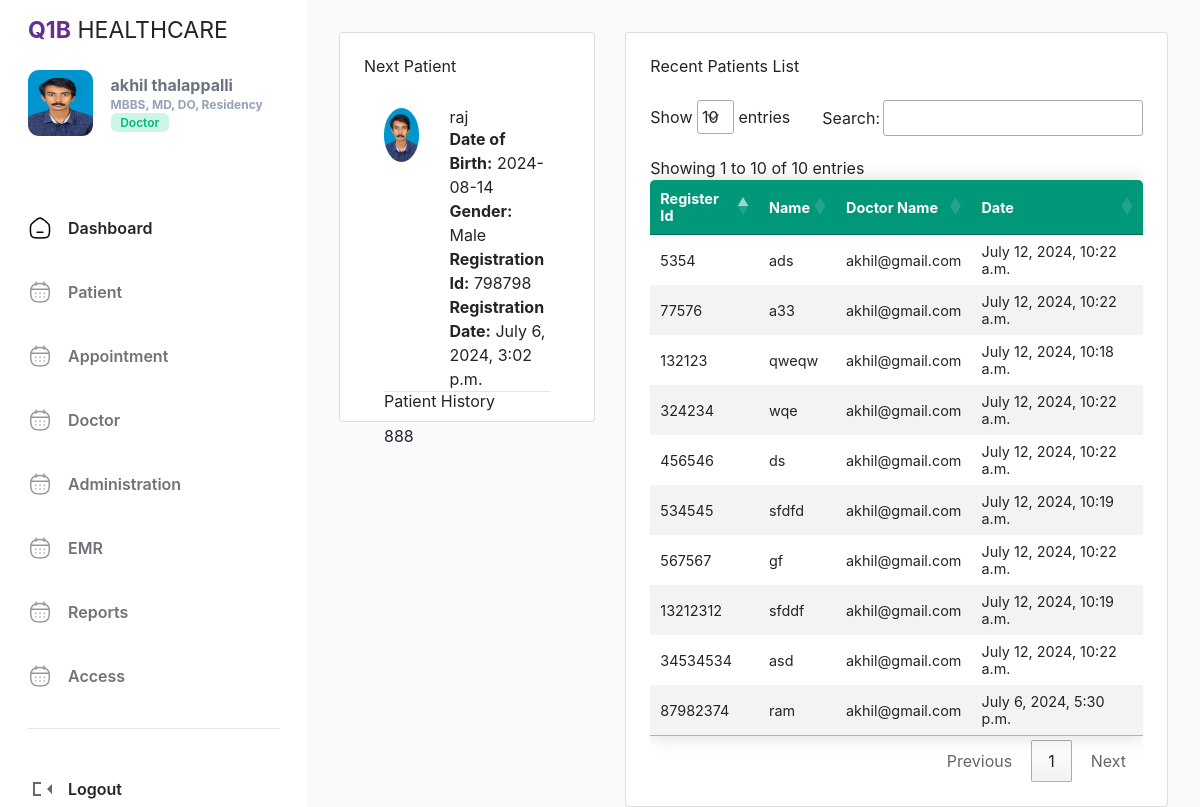
/doctorappointment (signed in), run on the app's committed database.
### q1bapp/models.py (models this page shows, shortened)
class User(AbstractUser):
    USERNAME_FIELD = 'email'
    REQUIRED_FIELDS = ['phone_number','username']
    USER_TYPE_CHOICES = (
        ('D', 'Doctor'),
        ('S', 'Staff'),
    )
    user_type = models.CharField(max_length=1, choices=USER_TYPE_CHOICES)
    name = models.CharField(max_length=255, null=True, blank=True)
    phone_number = models.CharField(max_length=13,null=True,blank=True)
    email = models.EmailField(null=True,blank=True,unique=True)
    address = models.TextField(null=True,blank=True)
    city = models.CharField(max_length=155,null=True,blank=True)
    pincode = models.CharField(max_length=6,null=True,blank=True)
    created_at = models.DateTimeField(auto_now_add=True)
    photo = models.ImageField(upload_to='images/', null=True, blank=True)
    designation = models.CharField(max_length=155,null=True,blank=True)

class Patient(models.Model):
    registration_id = models.CharField(max_length=255, null=True, blank=True)
    firstname_patient_name = models.CharField(max_length=255, null=True, blank=True)
    secondname_patient_name = models.CharField(max_length=255, null=True, blank=True)
    title = models.CharField(max_length=255, null=True, blank=True)
    rec_no = models.IntegerField()
    is_active = models.BooleanField(default=True)
    created_at = models.DateTimeField(auto_now_add=True)
    mob_no = models.CharField(max_length=13,null=True,blank=True)
    email = models.EmailField(null=True,blank=True)
    state = models.CharField(max_length=13,null=True,blank=True)
    city = models.CharField(max_length=13,null=True,blank=True)
    locality = models.CharField(max_length=13,null=True,blank=True)
    address = models.CharField(max_length=13,null=True,blank=True)
    dob = models.CharField(max_length=13,null=True,blank=True)
    age = models.IntegerField()
    second_phone_number = models.IntegerField()
    guardian_name = models.CharField(max_length=13,null=True,blank=True)
    op_number = models.IntegerField()
    passport_number = models.CharField(max_length=13,null=True,blank=True)
    discharge_date =  models.DateTimeField(auto_now_add=True)
    gender =  models.CharField(max_length=13,null=True,blank=True)
    country = models.CharField(max_length=13,null=True,blank=True)
    Medicalhistory = models.CharField(max_length=255,null=True,blank=True)
    zip = models.CharField(max_length=13,null=True,blank=True)
    bloodgroup = models.CharField(max_length=13,null=True,blank=True)
    remarks = models.CharField(max_length=13,null=True,blank=True)
    fee = models.CharField(max_length=13,null=True,blank=True)
    payment = models.CharField(max_length=13,null=True,blank=True)
    conditions = models.CharField(max_length=13,null=True,blank=True)
    pregnant = models.CharField(max_length=13,null=True,blank=True)
    occupation = models.CharField(max_length=13,null=True,blank=True)
    remarks = models.CharField(max_length=13,null=True,blank=True)
    photo = models.ImageField(upload_to='images/', null=True, blank=True)
    specialization = models.CharField(max_length=13,null=True,blank=True)
    doctor = models.ForeignKey(User,on_delete=models.CASCADE)
    referredBy = models.CharField(max_length=13,null=True,blank=True)
    patient_group = models.CharField(max_length=13,null=True,blank=True)
    register_method = models.CharField(max_length=13,null=True,blank=True)

### q1bapp/views.py (the view)
# urls.py: path('doctorappointment', views.Doctorappointment,name='doctorappointment'),
@login_required
def Doctorappointment(request):
    today = datetime.date.today()
    appointment = Eventappointment.objects.filter(
    Q(end_time__gte=today) | Q(start_time=today),
    start_time__lte=today
).first()
    patient = Patient.objects.get(id=appointment.patient_id_id)
    patient_values = Patient.objects.filter(created_at__lte = today,doctor=request.user)
    return render(request,'doctorappointment.html',{'patient':patient,'patient_values':patient_values})

### q1bapp/templates/doctorappointment.html (shortened to what this page needs)
{% extends 'base.html' %} {% block content %}
<link
  rel="stylesheet"
  type="text/css"
  href="https://cdn.datatables.net/1.11.3/css/jquery.dataTables.css"
/>
<link
  href="https://cdnjs.cloudflare.com/ajax/libs/font-awesome/5.15.3/css/all.min.css"
  rel="stylesheet"
/>
<div class="container-fluid">
  <div class="row">
    <div class="row">
      <div class="col-lg-4 d-flex align-items-stretch">
        <div class="card w-100" style="max-height: 390px">
          <div class="card-body p-4">
            <div class="mb-4">
              <h5 class="card-title fw-semibold">Next Patient</h5>
              <div class="card-body">
                <div class="row">
                  <div class="col-md-4">
                    <img
                      src="{{patient.photo.url}}"
                      class="img-fluid rounded-circle"
                      alt="Patient Photo"
                    />
                  </div>
                  <div class="col-md-8">
                    <h3>{{patient.firstname_patient_name}}</h3>
                    <p class="card-text">
                      <strong>Date of Birth:</strong> {{patient.dob}}<br />
                      <strong>Gender:</strong> {{patient.gender}}<br />
                      <strong>Registration Id:</strong>
                      {{patient.registration_id}}<br />
                      <strong>Registration Date:</strong>
                      {{patient.created_at}}<br />
                    </p>
                  </div>
                </div>
                <hr />
                <h5 class="card-title">Patient History</h5>
                <p class="card-text">{{patient.Medicalhistory}}</p>
              </div>
            </div>
          </div>
        </div>
      </div>
      <div class="col-lg-8 d-flex align-items-stretch">
        <div class="card w-100">
          <div class="card-body p-4">
            <h5 class="card-title fw-semibold mb-4">Recent Patients List</h5>
            <div class="table-responsive">
              <table id="patientTabledoc" class="content-table">
                <thead>
                  <tr>
                    <th>Register Id</th>
                    <th>Name</th>
                    <th>Doctor Name</th>
                    <th>Date</th>
                  </tr>
                </thead>
                <tbody>
                  {% for patient in patient_values %}
                  <tr>
                    <td>{{ patient.registration_id }}</td>
                    <td>{{ patient.firstname_patient_name }}</td>
                    <td>{{ patient.doctor }}</td>
                    <td>{{ patient.created_at }}</td>
                  </tr>
                  {% endfor %}
                </tbody>
              </table>
            </div>
          </div>
        </div>
      </div>
    </div>
  </div>
</div>
{% endblock %}

### q1bapp/templates/base.html (shortened to what this page needs)
{% load static %}
<html>
<head>
  <script src="https://cdn.tailwindcss.com?plugins=forms,typography,aspect-ratio,line-clamp"></script>
      <link rel="stylesheet" href="https://cdn.jsdelivr.net/npm/themify-icons@1.0.1/css/themify-icons.css">
<link rel="stylesheet" href="https://cdn.datatables.net/1.11.5/css/jquery.dataTables.min.css">
    <link
      rel="stylesheet"
      href="https://cdn.jsdelivr.net/npm/bootstrap@4.0.0/dist/css/bootstrap.min.css"
    />
    <link rel="stylesheet" href="https://cdnjs.cloudflare.com/ajax/libs/font-awesome/5.15.4/css/all.min.css">
</head>
<body class="flex flex-row">
  <nav
    class="md:w-1/3 left-side px-8 py-9 flex-col hidden md:flex md:py-8 md:px-7 xl:w-2/12"
  >
  <h3 style="font-size: 23px;margin-bottom: 25px;margin-top: -15px;"><b><span style="color: #662F8D;">Q1B</span></b> HEALTHCARE</h3>
    <div>
      <div class="flex items-center mb-20">
        {% if user.photo %}
        <img src="{{ user.photo.url }}" alt="User Photo" style="border-radius: 17%; width: 65px; height: 66px;margin-right: 7%;">
    {% else %}
        <img src="https://i.postimg.cc/BvNYhMHS/user-img.jpg" alt="Default User Photo" style="border-radius: 17%;margin-right: 7%; width: 65px; height: 66px;;">
    {% endif %}
        <div>
          <p class="text-base font-bold text-gray-500">{{user.first_name}}</p>
          <p class="text-xs font-bold text-slate-400">{{user.designation}}</p>
          {% if user.user_type == 'D' %}
          <p class="text-xs font-bold text-slate-400" style="background-color: #ccf5e7 !important;text-align: center;display: inline-block;padding: .2rem .6rem;font-size: 0.75em;font-weight: 600;line-height: 1;color: #00b87a;text-align: center;white-space: nowrap;vertical-align: baseline;border-radius: .375rem;">Doctor</p>
          {% endif %}
        </div>
      </div>
      <ul style="padding-left: 0;">
        <li class="mb-10">
          <a class="flex items-center" href="/dashboard">
            <span class="text-base font-semibold ml-3">Dashboard</span>
          </a>
        </li>
        <li class="mb-10">
          <a class="flex items-center" href="patientdashboard">
            <span class="text-base font-semibold text-zinc-500 ml-3"
              >Patient</span
            >
          </a>
        </li>
        {% if user.user_type == 'D' %}
        <li class="mb-10">
          <a class="flex items-center" href="appointments">
            <span class="text-base font-semibold text-zinc-500 ml-3"
              >Appointment</span
            >
          </a>
        </li>
        {% endif %}
        <li class="mb-10">
          <a class="flex items-center">
            <span class="text-base font-semibold text-zinc-500 ml-3"
              >Doctor</span
            >
          </a>
        </li>
        <li class="mb-10">
          <a class="flex items-center">
            <span class="text-base font-semibold text-zinc-500 ml-3"
              >Administration</span
            >
          </a>
        </li>
        <li class="mb-10">
          <a class="flex items-center">
            <span class="text-base font-semibold text-zinc-500 ml-3"
              >EMR</span
            >
          </a>
        </li>
        <li class="mb-10">
          <a class="flex items-center">
            <span class="text-base font-semibold text-zinc-500 ml-3"
              >Reports</span
            >
          </a>
        </li>
        <li class="mb-10">
          <a class="flex items-center">
            <span class="text-base font-semibold text-zinc-500 ml-3"
              >Access</span
            >
          </a>
        </li>
      </ul>
      <hr class="mb-5" />
    </div>
    <a class="flex items-center" href="logout">
      <svg
  width="24"
  height="24"
  viewBox="0 0 24 24"
  fill="none"
  xmlns="http://www.w3.org/2000/svg"
>
  <path
    d="M13 17V19H5V5H13V7H7V17H13ZM19 12L24 7V17L19 12Z"
    fill="#696969"
  />
</svg>
      <span class="ml-3 text-base font-semibold">Logout</span>
</a>
  </nav>
  <section
    class="w-full p-8 bg-gray-50 md:w-3/3 md:p-8 md:min-content xl:w-12/12"
  >
  {% block content %}
    {% endblock %}
  </section>
</body>
</html>
<link rel="stylesheet" href="https://cdn.datatables.net/1.11.5/css/jquery.dataTables.min.css">

### q1bapp/templates/base.html (style rules this page uses)
* { margin: 0; padding: 0; box-sizing: border-box; }
body { font-family: "Inter",ui-sans-serif,system-ui,-apple-system,BlinkMacSystemFont,"Segoe UI","Roboto","Helvetica Neue","Arial","Noto Sans",sans-serif,"Apple Color Emoji","Segoe UI Emoji","Segoe UI Symbol","Noto Color Emoji"; -webkit-font-smoothing: auto; -moz-osx-font-smoothing: auto; }

### q1bapp/templates/doctorappointment.html (style rules this page uses)
.content-table { border-collapse: collapse; margin: 25px 0; font-size: 0.9em; min-width: 400px; border-radius: 5px 5px 0 0; overflow: hidden; box-shadow: 0 0 20px rgba(0, 0, 0, 0.15); }
.content-table thead tr { background-color: #009879; color: #ffffff; text-align: left; font-weight: bold; }
.content-table th, .content-table td { padding: 12px 15px; }
.content-table tbody tr { border-bottom: 1px solid #dddddd; }
.content-table tbody tr:nth-of-type(even) { background-color: #f3f3f3; }
.content-table tbody tr:last-of-type { border-bottom: 2px solid #009879; }

### data on the page
User: photo (picture), first_name "akhil thalappalli", designation "MBBS, MD, DO, Residency"
Patient: photo (picture), firstname_patient_name "raj", dob "2024-08-14", gender "Male", registration_id "798798", created_at "July 6, 2024, 3:02 p.m.", Medicalhistory "888"
Patient: registration_id "87982374", firstname_patient_name "ram", doctor "akhil@gmail.com", created_at "July 6, 2024, 5:30 p.m."
Patient: registration_id "132123", firstname_patient_name "qweqw", doctor "akhil@gmail.com", created_at "July 12, 2024, 10:18 a.m."
Patient: registration_id "13212312", firstname_patient_name "sfddf", doctor "akhil@gmail.com", created_at "July 12, 2024, 10:19 a.m."
Patient: registration_id "534545", firstname_patient_name "sfdfd", doctor "akhil@gmail.com", created_at "July 12, 2024, 10:19 a.m."
Patient: registration_id "567567", firstname_patient_name "gf", doctor "akhil@gmail.com", created_at "July 12, 2024, 10:22 a.m."
Patient: registration_id "324234", firstname_patient_name "wqe", doctor "akhil@gmail.com", created_at "July 12, 2024, 10:22 a.m."
Patient: registration_id "456546", firstname_patient_name "ds", doctor "akhil@gmail.com", created_at "July 12, 2024, 10:22 a.m."
Patient: registration_id "77576", firstname_patient_name "a33", doctor "akhil@gmail.com", created_at "July 12, 2024, 10:22 a.m."
Patient: registration_id "5354", firstname_patient_name "ads", doctor "akhil@gmail.com", created_at "July 12, 2024, 10:22 a.m."
Patient: registration_id "34534534", firstname_patient_name "asd", doctor "akhil@gmail.com", created_at "July 12, 2024, 10:22 a.m."
